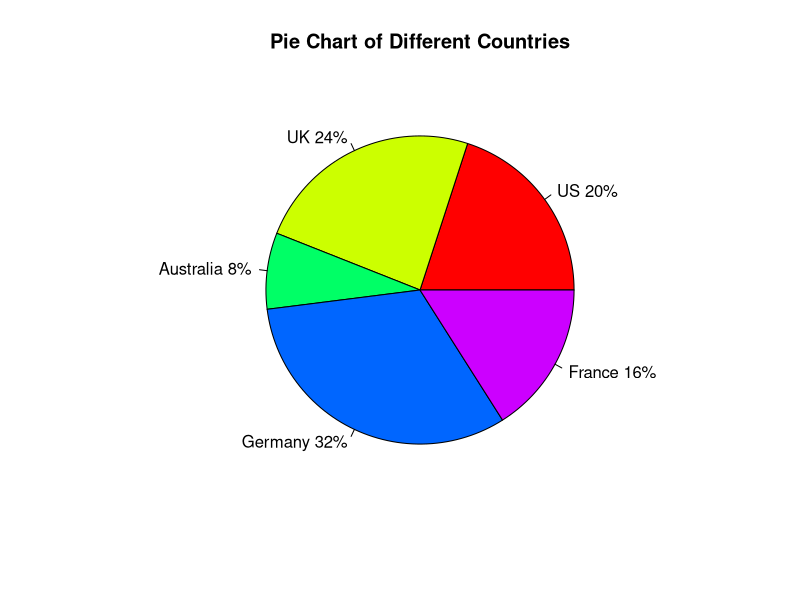

Source code (R):
# Pie Chart with Percentages
slices <- c(10, 12, 4, 16, 8)
lbls = c("US", "UK", "Australia", "Germany", "France")
pct <- round(slices/sum(slices)*100)
lbls = paste(lbls, pct) # add percents to labels
lbls = paste(lbls,"%",sep="") # ad % to labels
pie(slices,labels = lbls, col=rainbow(length(lbls)),
    main="Pie Chart of Different Countries",
    )


